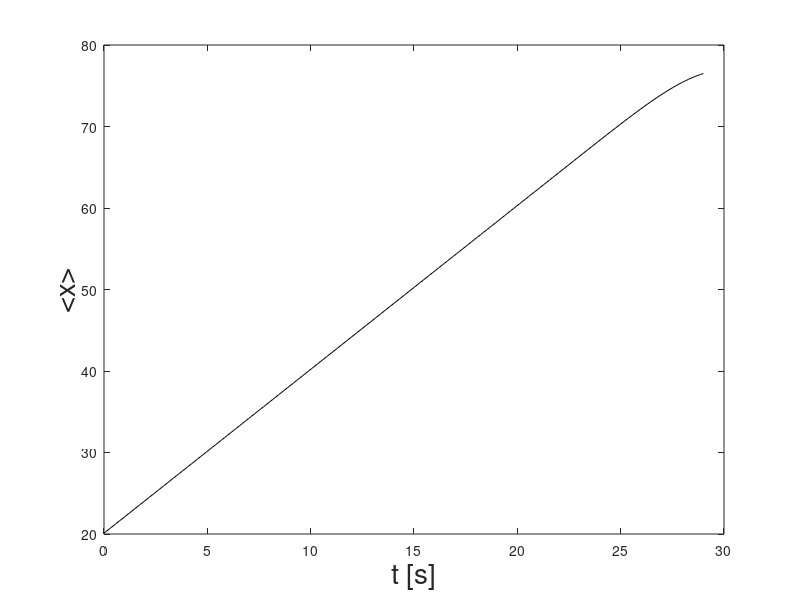
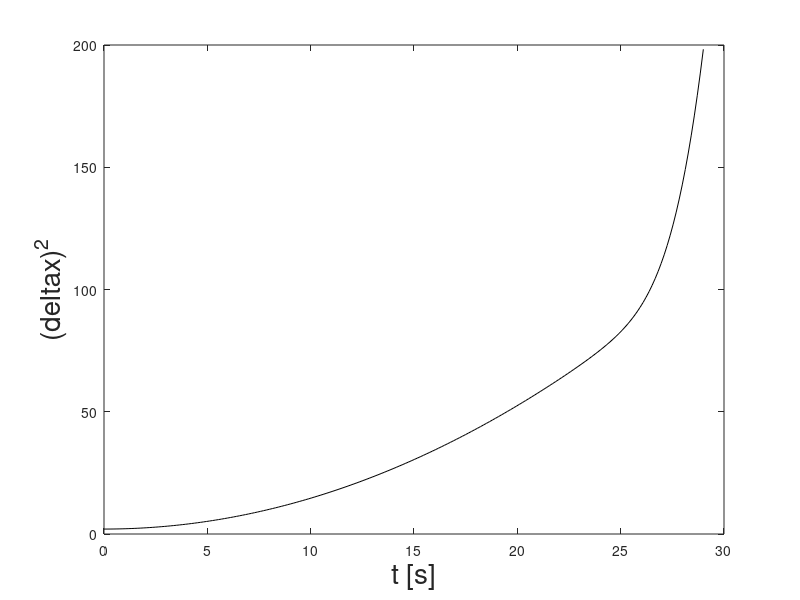
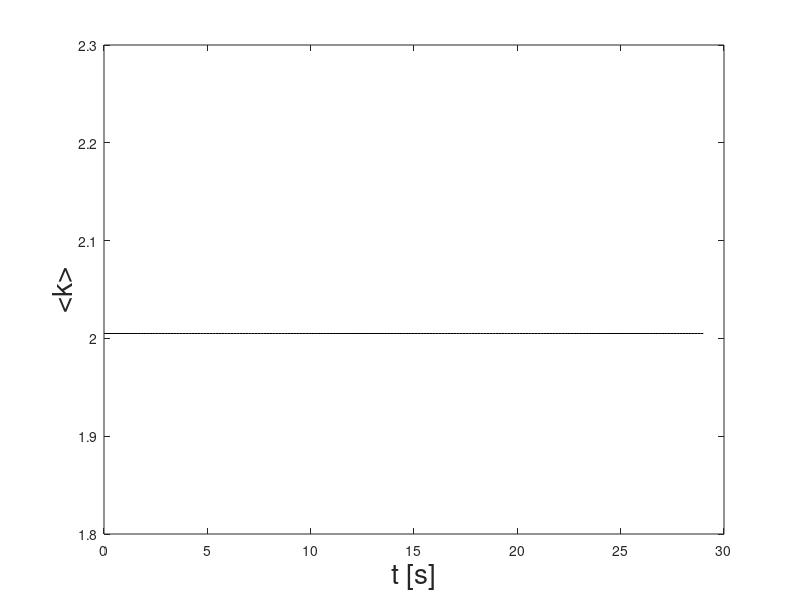
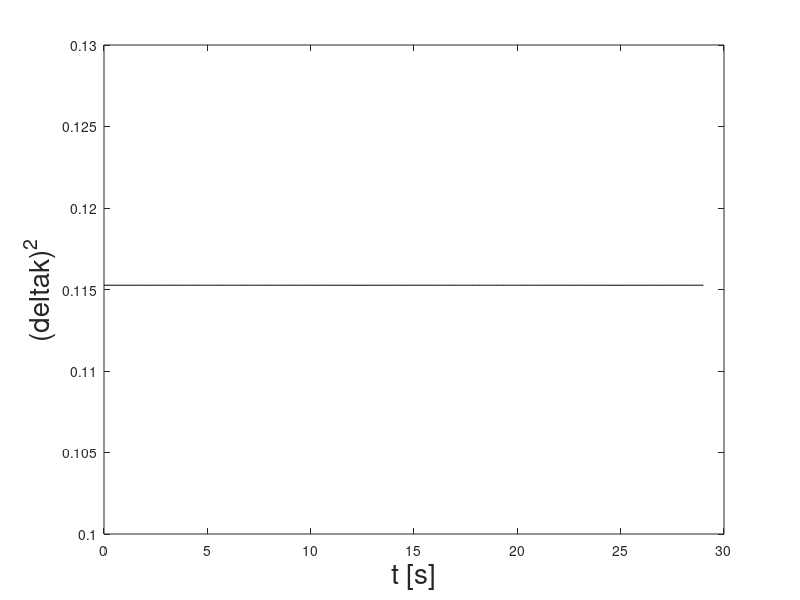

Write MATLAB code to recreate these figures, in order.
% Representamos a evolucion temporal de psi en 0 < x < L
clear;
s=2; % sigma
x0=20; % posicion inicial
m=1; % masa
hb=1; % cte de planck con barra
L = 100; % lonxitude do intervalo
N = 400; % numero de puntos
x = linspace(0,L,N)'; % coordenadas
	dx = x(2) - x(1); % paso
	k0 = 2; 
	dk = 2*pi/L; % paso do espazo de momentos
	km=N*dk; % borde do espazo de momentos
	k=linspace(0,km,N)'; % espazo de momentos

NT = 200; % numero de instantes
TF = 29; T = linspace(0,TF,NT); % linha do tempo
%inicializamos os vectores que conteran a evolucion temporal dos parametros
media=T;
dispersion2=T; 
mediap=T;
dispersion2p=T;

for t = 1:NT % para cada instante
% integrando no instante T
% salvo eikx
phi=exp(1i*(-(k-k0)*x0-((hb*(k.^2)*T(t))/(2*m)))-((s^2)*(k-k0).^2)/2);
psi = ifft(phi); % multiplicamos por eikx e integramos en todo o espazo de momentos 
%(Inverse Fast Fourier Transform)

psi = psi/sqrt(psi'*psi*dx); % normalize the psi(x,0)
	rho = conj(psi).*psi; % amplitude de probabilidade (modulo ao cadrado)
	plot(x,rho,'k'); 
	axis([0 L 0 0.3]); 
	xlabel('x [m]', 'FontSize', 10);
	ylabel('densidade de prob. [1/m]','FontSize', 10);
	pause(0.05);
	media(t)=trapz(x,x.*rho); %aproveitamos para calcular a media
	dispersion2(t)=trapz(x,(x.^2).*rho)-media(t)^2; %e o momento de orde 2-media^2 = disp^2
	%en todo instante
	
	phi = phi/sqrt(phi'*phi*dk); %normalizamos a funcion de onda en representacion p
rhop = conj(phi).*phi; %atopamos a densidade de probabilidade
mediap(t)=trapz(k,k.*rhop); %aproveitamos para calcular a media
dispersion2p(t)=trapz(k,(k.^2).*rhop)-mediap(t)^2;
%e o momento de orde 2-media^2 = disp^2

end

plot(T,media,'k'); 
xlabel('t [s]', 'FontSize', 20);
ylabel('<x>','FontSize', 20);
saveas(gcf,'mediax.png')

plot(T,dispersion2,'k'); 
xlabel('t [s]', 'FontSize', 20);
ylabel('(deltax)^2','FontSize', 20);
saveas(gcf,'dispx2.png')

plot(T,mediap,'k'); 
xlabel('t [s]', 'FontSize', 20);
ylabel('<k>','FontSize', 20);
saveas(gcf,'mediap.png')
plot(T,dispersion2p,'k'); 
xlabel('t [s]', 'FontSize', 20);
ylabel('(deltak)^2','FontSize', 20);
saveas(gcf,'dispk2.png')

